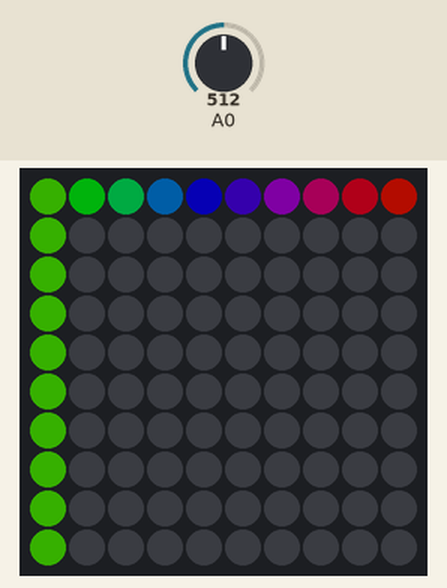
Recording of a sketch running on a simulated Arduino Uno, built with avr-gcc and run on an emulated ATmega328P. On the bench: 10×10 RGB LED matrix (first LED top left, wired row by row). Inputs (shaded band) come from the test bench; at power-on: A0 = 512. Dim RGB values are drawn brighter than linear.

Above: at 1.2 s.
1.3 s: A0 set to 716
Timing chart, 0 to 4.3 s (numbered marks = the images above; inputs shaded):
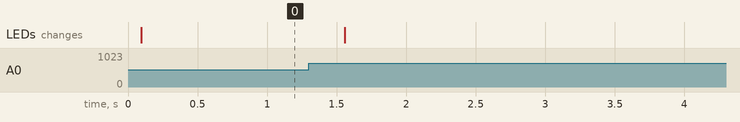

The sketch:

kevin_fft.ino
```cpp
#include "arduinoFFT.h"
#include <FastLED.h>

// DSP
#define CHANNEL a0
#define N 64
#define Fs 8000 // > 2*F_max you want to visualize
#define BINS 10

uint16_t bounds_by_freq[BINS-1] = {60, 200, 400, 500, 800, 1200, 1600, 2000, 4000}; // >= bins-1 values
uint16_t bounds_by_index[BINS-1];
double bin_mag_avg[BINS-1];

double vReal[N];
double vImag[N];
double offset;

arduinoFFT FFT = arduinoFFT(vReal, vImag, N, Fs);
unsigned int sampling_period_us;
unsigned long microseconds;


// LED
#define LED_PIN  3
#define COLOR_ORDER GRB
#define CHIPSET     WS2811
#define BRIGHTNESS 64
const uint8_t kMatrixWidth = 10;
const uint8_t kMatrixHeight = 10;
#define NUM_LEDS (kMatrixWidth * kMatrixHeight)
CRGB leds_plus_safety_pixel[ NUM_LEDS + 1];
CRGB* const leds( leds_plus_safety_pixel + 1);


void setup() {

  sampling_period_us = round(1000000*(1.0/Fs));
  for (int i=0; i<BINS-1; i++) {
    bounds_by_index[i] = round(bounds_by_freq[i]*(float)N/Fs);
  }

  FastLED.addLeds<CHIPSET, LED_PIN, COLOR_ORDER>(leds, NUM_LEDS).setCorrection(TypicalSMD5050);
  FastLED.setBrightness( BRIGHTNESS );

  Serial.begin(115200);

}

void loop() {
  /*SAMPLING*/
    for(int i=0; i<N; i++)
    {
        microseconds = micros();    //Overflows after around 70 minutes!

        vReal[i] = analogRead(0);
        offset += vReal[i];
        vImag[i] = 0;

        while(micros() < (microseconds + sampling_period_us)){
        }
    }

    offset /= N; // get the signal mean to remove DC
    for(int i=0; i<N; i++)
    {
        vReal[i] -= offset;
    }

    /*FFT*/
    unsigned long t0 = millis();
    FFT.Windowing(FFT_WIN_TYP_HAMMING, FFT_FORWARD);
    FFT.Compute(FFT_FORWARD);
    FFT.ComplexToMagnitude();
    //double peak = FFT.MajorPeak();
    //Serial.println(peak);     //Print out what frequency is the most dominant.

    vReal[0] = 0.0;
    for (int i=0; i<BINS-1; i++) {

        double bin_mag = 0.0;
        uint8_t bin_size;
        if (i == 0) {
            bin_size = bounds_by_index[i];
        } else {
            bin_size = bounds_by_index[i] - bounds_by_index[i-1];
        }
        for (int j=bounds_by_index[i]-bin_size; j < bounds_by_index[i]; j++) {
            bin_mag += vReal[j];
        }
        bin_mag_avg[i] = bin_mag/bin_size;

    }
    //Serial.println(millis()-t0);

    DrawOneFrame();
    FastLED.show();

}

void DrawOneFrame()
{
  for( byte y = 0; y < kMatrixHeight; y++) {
    for( byte x = 0; x < kMatrixWidth; x++) {
      if ( x > bin_mag_avg[y]/(70-(5*y))){
          leds[ XY(x, y)]  = CRGB::Black;
      } else {
          leds[ XY(x, y)]  = CHSV( 0x53+x*20, 255, 255);
      }
    }
  }
}

uint16_t XY( uint8_t x, uint8_t y)
{
  uint16_t i;
  if( y & 0x01) {
    // Odd rows run backwards
    uint8_t reverseX = (kMatrixWidth - 1) - x;
    i = (y * kMatrixWidth) + reverseX;
  } else {
    // Even rows run forwards
    i = (y * kMatrixWidth) + x;
  }
  return i;
}
```
